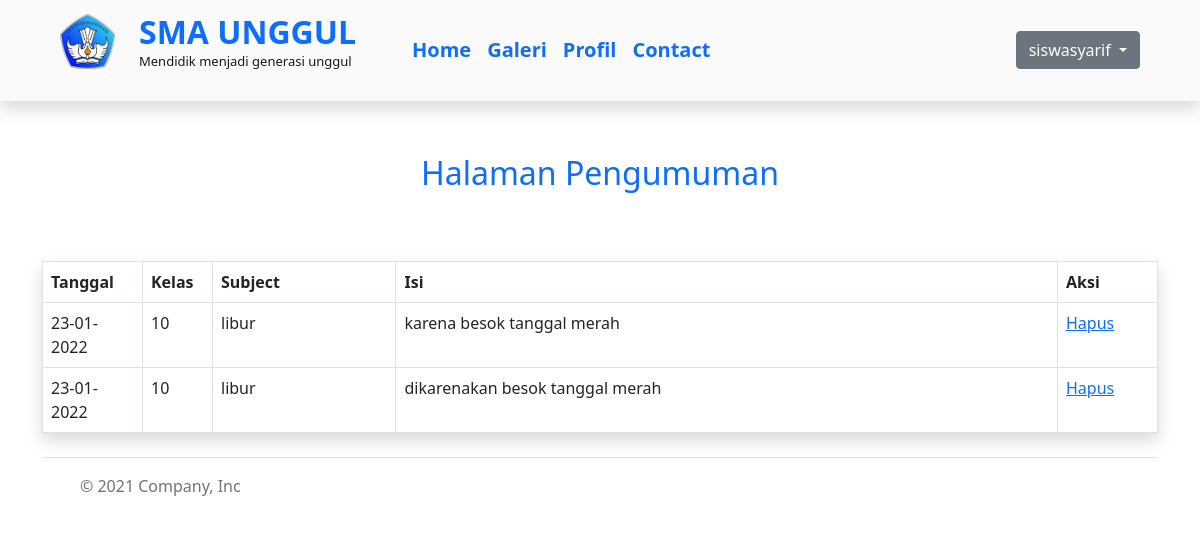
The page /Admin/pengumuman.php (signed in) on the database its author committed.
### tables this page shows
CREATE TABLE `pengumumam` (
  `id` int(11) NOT NULL,
  `tanggal` varchar(55) NOT NULL,
  `kelas` varchar(5) NOT NULL,
  `subject` varchar(255) NOT NULL,
  `isi` varchar(255) NOT NULL
);

### Admin/pengumuman.php (the view, shortened to what this page needs)
<?php include "../koneksi_db.php"; ?>
<!DOCTYPE html>
<html lang="en">
<head>
  <link rel="stylesheet" href="../css/bootstrap.css">
</head>
<body>
  <div class="shadow">
        <?php include ('../navbar1.php'); ?>
    </div><br>
    <div id="Pengumuman">
    <div class="container roma-batasan">
      <br>
      <p class="fs-2 text-primary d-flex justify-content-center">Halaman Pengumuman</p><br>
              <br>
      <table border=1 class="table table-bordered shadow">
      <tr>
          <td width="100"><b>Tanggal</b></td>
          <td width="70"><b> Kelas</b> </td>
          <td><b> Subject</b></td>
          <td><b> Isi</b> </td>
          <td width="50"><b>Aksi</b></td>
        </tr>
        <?php
        $tampil="SELECT * FROM pengumumam";
        $hasil=mysqli_query($conn,$tampil);
        while ($data=mysqli_fetch_array($hasil))
        {
            echo '<tr>
                  <td>'.$data[1].'</td>
                  <td class="text-left">'.$data[2].'</td>
                  <td class="text-left">'.$data[3].'</td>
                  <td>'.$data[4].'</td>
                  <td width="100"> <a onclick="return confirm(\'Apakah anda yakin akan menghapus?\')"
                  href="proses_hapus_pengumuman.php?id='.$data[0].'">Hapus </a> </td>
                </tr>';
        }
        ?>
      </table>
    </div>
    <?php include ('../footer.php'); ?>
  </div>
</body>
</html>

### rows shown on the page
pengumumam: tanggal "23-01-2022", kelas "10", subject "libur", isi "karena besok tanggal merah"
pengumumam: tanggal "23-01-2022", kelas "10", subject "libur", isi "dikarenakan besok tanggal merah"

### other values the page prints
$_SESSION[username] "siswasyarif"
